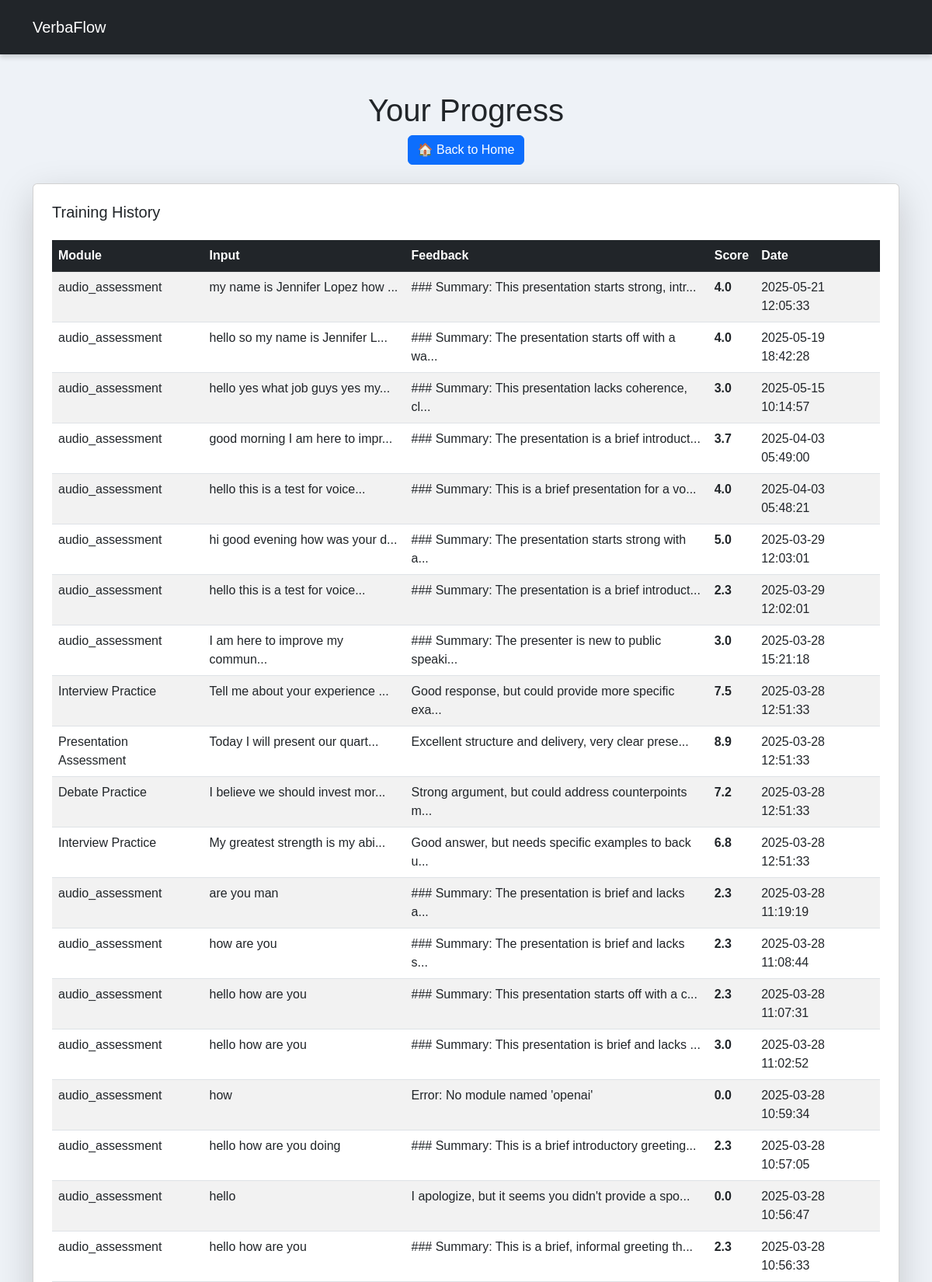
The app's page /progress (upper part) with its own data.
### tables this page shows
CREATE TABLE user_responses (
                id INTEGER PRIMARY KEY AUTOINCREMENT,
                session_id TEXT NOT NULL,
                module_type TEXT NOT NULL,
                user_input TEXT,
                ai_feedback TEXT,
                score REAL DEFAULT 0,
                timestamp TIMESTAMP DEFAULT CURRENT_TIMESTAMP
            );

### app.py (the view, shortened to what this page needs)
@app.route('/progress')
def progress():
    try:
        session_id = request.remote_addr  # This is 127.0.0.1 for local development
        print(f"Fetching progress for session: {session_id}")
        progress_data = get_user_progress(session_id)
        print(f"Initial data count: {len(progress_data)}")
        return render_template('progress.html', progress_data=progress_data)
    except Exception as e:
        print(f"Error in progress endpoint: {str(e)}")
        return render_template('progress.html', error=str(e))

### templates/progress.html (shortened to what this page needs)
<!doctype html>
<html lang="en">
    <head>
        <link
            rel="stylesheet"
            href="https://cdn.jsdelivr.net/npm/bootstrap@5.3.0/dist/css/bootstrap.min.css"
        />
        <link
            rel="stylesheet"
            href="{{ url_for('static', filename='styles.css') }}"
        />
    </head>
    <body>
        <nav class="navbar navbar-expand-lg navbar-dark bg-dark">
            <div class="container">
                <a class="navbar-brand" href="/">VerbaFlow</a>
            </div>
        </nav>
        <div class="container mt-5">
            <h1 class="text-center">Your Progress</h1>
            <div class="text-center mb-4">
                <a href="/" class="btn btn-primary">🏠 Back to Home</a>
            </div>
            <div class="card shadow-lg p-4 mt-4">
                <h5>Training History</h5>
                <div class="table-responsive">
                    <table class="table table-striped mt-3">
                        <thead class="table-dark">
                            <tr>
                                <th>Module</th>
                                <th>Input</th>
                                <th>Feedback</th>
                                <th>Score</th>
                                <th>Date</th>
                            </tr>
                        </thead>
                        <tbody>
                            {% if error %}
                            <tr>
                                <td colspan="5" class="text-danger text-center">
                                    Error: {{ error }}
                                </td>
                            </tr>
                            {% elif progress_data %} {% for entry in
                            progress_data %}
                            <tr>
                                <td>{{ entry.module_type }}</td>
                                <td>
                                    {{ entry.user_input[:30] }}{% if
                                    entry.user_input|length > 30 %}...{% endif
                                    %}
                                </td>
                                <td>
                                    {{ entry.ai_feedback[:50] }}{% if
                                    entry.ai_feedback|length > 50 %}...{% endif
                                    %}
                                </td>
                                <td>
                                    <strong
                                        >{{ "%.1f"|format(entry.score)
                                        }}</strong
                                    >
                                </td>
                                <td>{{ entry.timestamp }}</td>
                            </tr>
                            {% endfor %} {% else %}
                            <tr>
                                <td colspan="5" class="text-muted text-center">
                                    No progress records found.
                                </td>
                            </tr>
                            {% endif %}
                        </tbody>
                    </table>
                </div>
            </div>
        </div>
    </body>
</html>

### static/styles.css (style rules this page uses)
body { background-color: #eef2f7; font-family: 'Poppins', sans-serif; }
.navbar { box-shadow: 0px 4px 6px rgba(0, 0, 0, 0.15); padding: 15px; }

### records on screen
user_responses: module_type "audio_assessment", user_input "my name is Jennifer Lopez how", ai_feedback "### Summary: This presentation starts strong, intr", score "4.0", timestamp "2025-05-21 12:05:33"
user_responses: module_type "audio_assessment", user_input "hello so my name is Jennifer L", ai_feedback "### Summary: The presentation starts off with a wa", score "4.0", timestamp "2025-05-19 18:42:28"
user_responses: module_type "audio_assessment", user_input "hello yes what job guys yes my", ai_feedback "### Summary: This presentation lacks coherence, cl", score "3.0", timestamp "2025-05-15 10:14:57"
user_responses: module_type "audio_assessment", user_input "good morning I am here to impr", ai_feedback "### Summary: The presentation is a brief introduct", score "3.7", timestamp "2025-04-03 05:49:00"
user_responses: module_type "audio_assessment", user_input "hello this is a test for voice", ai_feedback "### Summary: This is a brief presentation for a vo", score "4.0", timestamp "2025-04-03 05:48:21"
user_responses: module_type "audio_assessment", user_input "hi good evening how was your d", ai_feedback "### Summary: The presentation starts strong with a", score "5.0", timestamp "2025-03-29 12:03:01"
user_responses: module_type "audio_assessment", user_input "hello this is a test for voice", ai_feedback "### Summary: The presentation is a brief introduct", score "2.3", timestamp "2025-03-29 12:02:01"
user_responses: module_type "audio_assessment", user_input "I am here to improve my commun", ai_feedback "### Summary: The presenter is new to public speaki", score "3.0", timestamp "2025-03-28 15:21:18"
user_responses: module_type "Interview Practice", user_input "Tell me about your experience", ai_feedback "Good response, but could provide more specific exa", score "7.5", timestamp "2025-03-28 12:51:33"
user_responses: module_type "Presentation Assessment", user_input "Today I will present our quart", ai_feedback "Excellent structure and delivery, very clear prese", score "8.9", timestamp "2025-03-28 12:51:33"
user_responses: module_type "Debate Practice", user_input "I believe we should invest mor", ai_feedback "Strong argument, but could address counterpoints m", score "7.2", timestamp "2025-03-28 12:51:33"
user_responses: module_type "Interview Practice", user_input "My greatest strength is my abi", ai_feedback "Good answer, but needs specific examples to back u", score "6.8", timestamp "2025-03-28 12:51:33"
user_responses: module_type "audio_assessment", user_input "are you man", ai_feedback "### Summary: The presentation is brief and lacks a", score "2.3", timestamp "2025-03-28 11:19:19"
user_responses: module_type "audio_assessment", user_input "how are you", ai_feedback "### Summary: The presentation is brief and lacks s", score "2.3", timestamp "2025-03-28 11:08:44"
user_responses: module_type "audio_assessment", user_input "hello how are you", ai_feedback "### Summary: This presentation starts off with a c", score "2.3", timestamp "2025-03-28 11:07:31"
user_responses: module_type "audio_assessment", user_input "hello how are you", ai_feedback "### Summary: This presentation is brief and lacks", score "3.0", timestamp "2025-03-28 11:02:52"
user_responses: module_type "audio_assessment", user_input "how", ai_feedback "Error: No module named 'openai'", score "0.0", timestamp "2025-03-28 10:59:34"
user_responses: module_type "audio_assessment", user_input "hello how are you doing", ai_feedback "### Summary: This is a brief introductory greeting", score "2.3", timestamp "2025-03-28 10:57:05"
user_responses: module_type "audio_assessment", user_input "hello", ai_feedback "I apologize, but it seems you didn't provide a spo", score "0.0", timestamp "2025-03-28 10:56:47"
user_responses: module_type "audio_assessment", user_input "hello how are you", ai_feedback "### Summary: This is a brief, informal greeting th", score "2.3", timestamp "2025-03-28 10:56:33"
